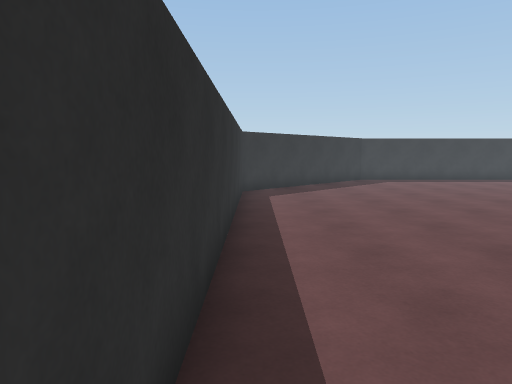
view 1 (above)

18 first-person views from a walk through a 3-D level made in the Unity game engine. The camera is 1.5 m above the floor, tilts 6° down and sees 70° across. The floor is counted in squares, 1 m on a side. Each view is taken from the middle of a square. On the plan, view 1 faces up. The plan holds only what a view shows up to about 16 squares ahead; the rest is blank. The place goes on beyond the plan. The player character is not drawn. Surface patterns are stand-ins for the level's own textures.

view 2
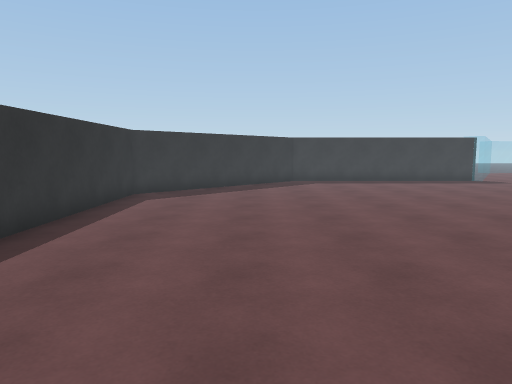

view 3
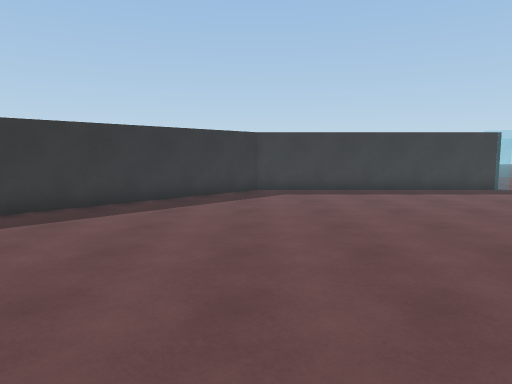

view 4
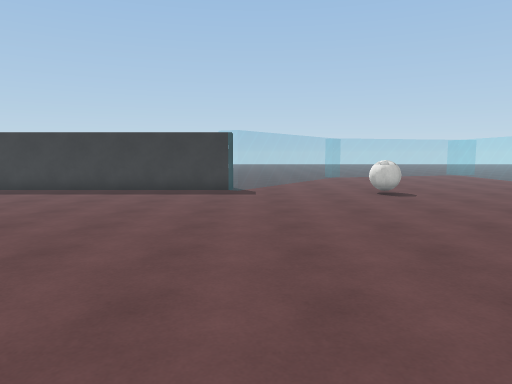

view 5
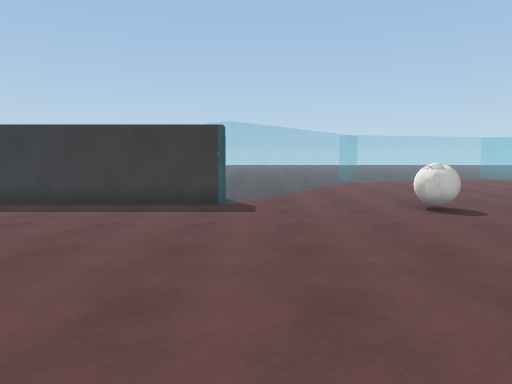

view 6
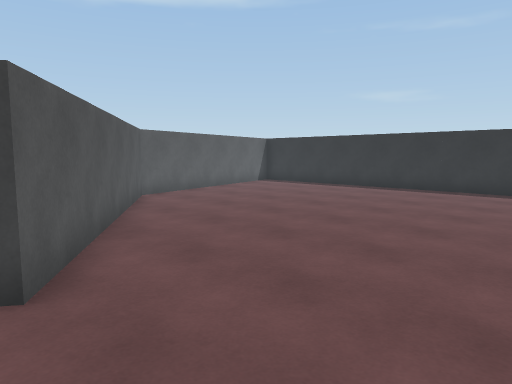

view 7
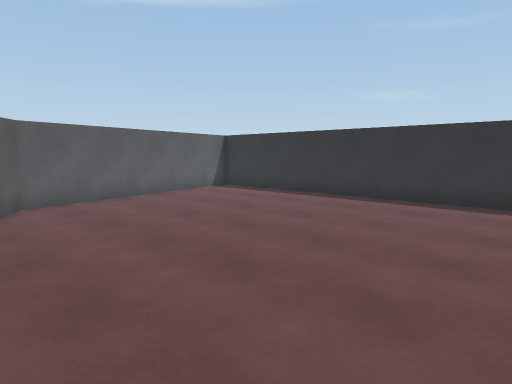

view 8
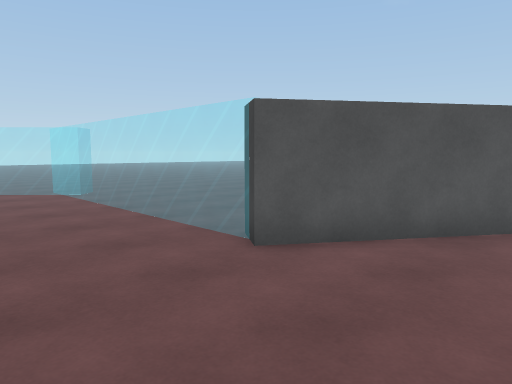

view 9
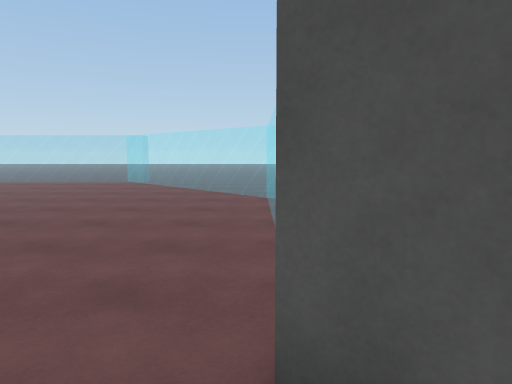

view 10
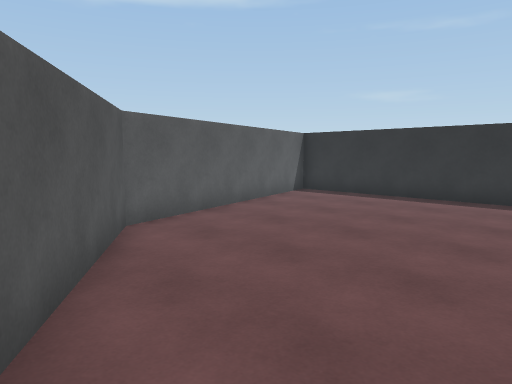

view 11
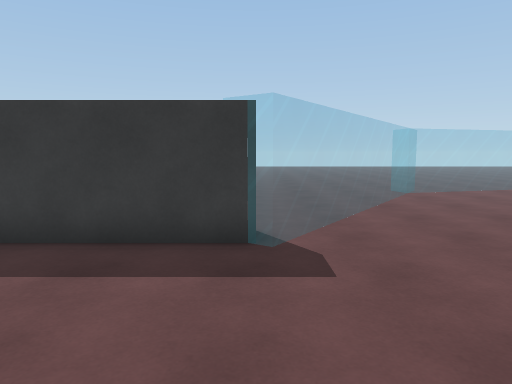

view 12
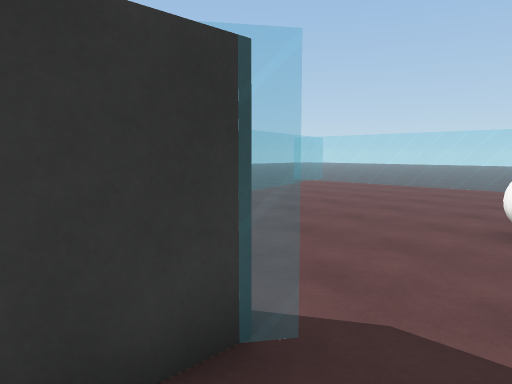

view 13
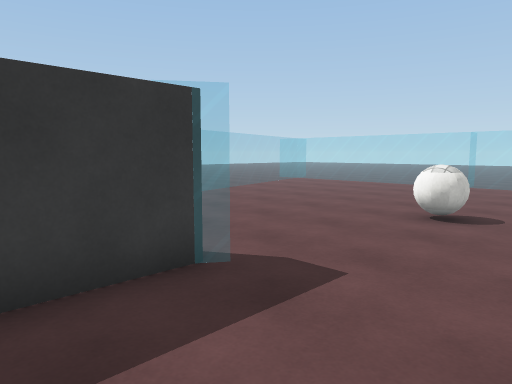

view 14
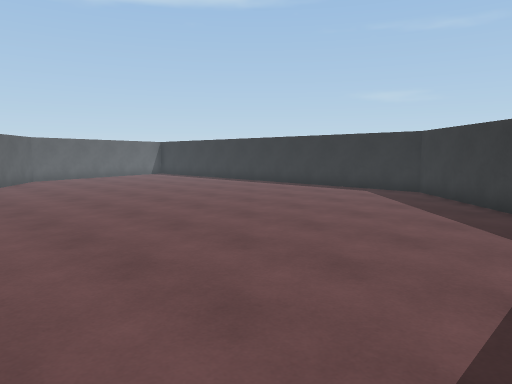

view 15
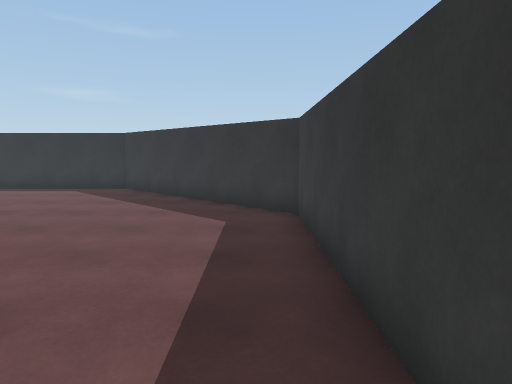

view 16
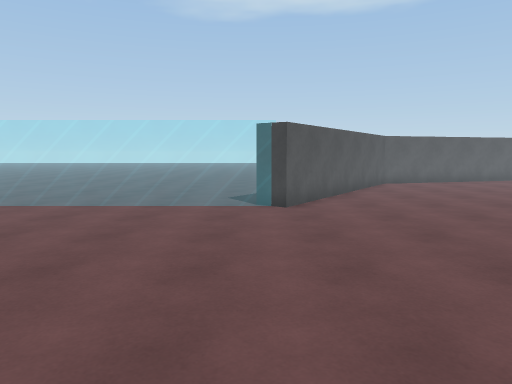

view 17
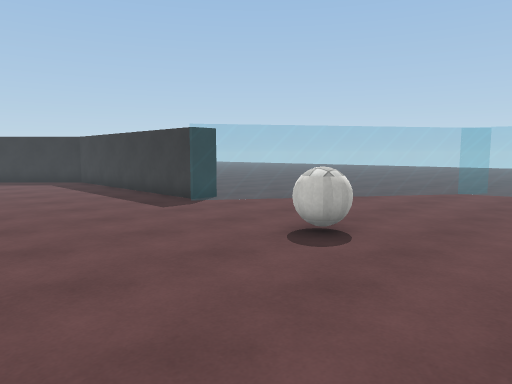

view 18
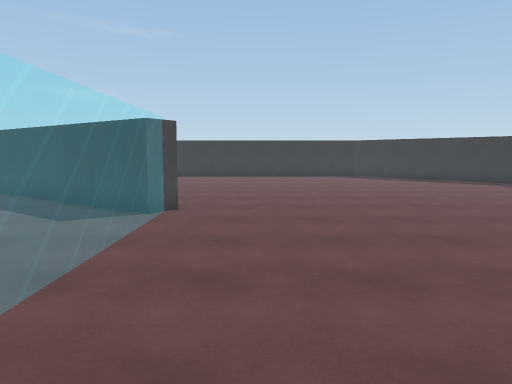

### Floor plan
Key: @ floor where view 1 was taken; # wall or solid block; . floor; = window, fence, low wall or low ledge; O other object.
Columns run from 1 left of view 1 to 32 right of it. Each row starts with its distance up from view 1.
 32                        ..
 31                   .......====
 30                  .....======
 29                  ....====...
 28                  ....==......
 27                  ...==........
 26                  ..===.........
 25                 ...==...........
 24                 ..==............=
 23                 .===............==
 22                 #==.............
 21       ###########=..............=
 20      ##................O........
 19     ##......................
 18    ##......................
 17   ##........................
 16  ##...........................
 15 ##............................
 14 #.............................
 13 #.............................
 12 #.............................
 11 #.............................
 10 #.............................
  9 #............................=
  8 #...........................==
  7 #..........................===
  6 #.........................===.
  5 #..............#============.
  4 #.............##............
  3 #............###...........
  2 #............##............
  1 #...........##.............
  0 #@.........###.  ..........
 -1 #.........###
 -2 #........###
 -3 #.....####
 -4 #.#####
 -5 ###

Where each view was taken, in squares from view 1:
view 1: 0 up, 0 right, facing up
view 2: 1 up, 4 right, facing up
view 3: 6 up, 6 right, facing up
view 4: 6 up, 17 right, facing up
view 5: 10 up, 17 right, facing up
view 6: 10 up, 15 right, facing down-left
view 7: 9 up, 11 right, facing down-left
view 8: 10 up, 10 right, facing down-right
view 9: 6 up, 12 right, facing right
view 10: 5 up, 12 right, facing down-left
view 11: 15 up, 16 right, facing up
view 12: 19 up, 14 right, facing up-right
view 13: 17 up, 13 right, facing up-right
view 14: 20 up, 14 right, facing down-left
view 15: 20 up, 15 right, facing left
view 16: 16 up, 15 right, facing down
view 17: 14 up, 26 right, facing up-left
view 18: 8 up, 24 right, facing left
